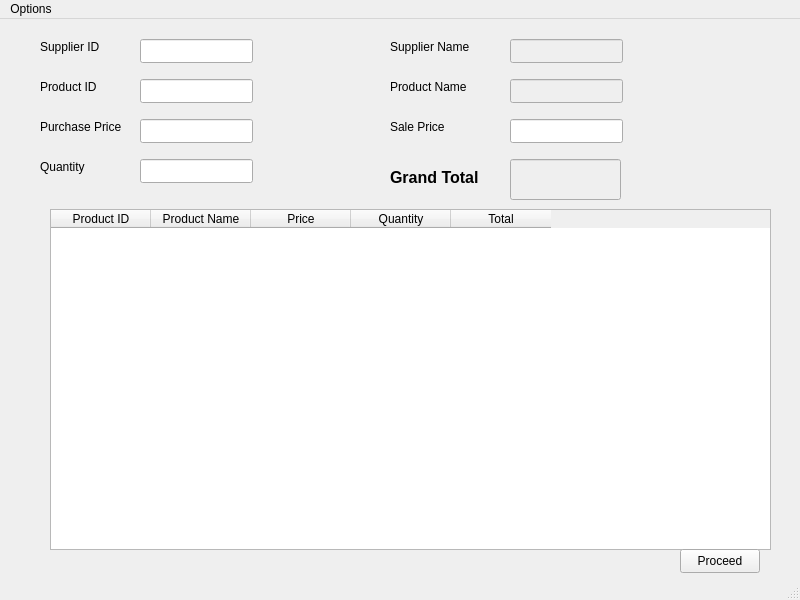
<?xml version="1.0" encoding="UTF-8"?>
<ui version="4.0">
 <class>MainWindow</class>
 <widget class="QMainWindow" name="MainWindow">
  <property name="geometry">
   <rect>
    <x>0</x>
    <y>0</y>
    <width>800</width>
    <height>600</height>
   </rect>
  </property>
  <property name="windowTitle">
   <string>MainWindow</string>
  </property>
  <widget class="QWidget" name="centralwidget">
   <widget class="QLabel" name="label">
    <property name="geometry">
     <rect>
      <x>40</x>
      <y>20</y>
      <width>61</width>
      <height>16</height>
     </rect>
    </property>
    <property name="text">
     <string>Supplier ID</string>
    </property>
   </widget>
   <widget class="QLabel" name="label_2">
    <property name="geometry">
     <rect>
      <x>390</x>
      <y>20</y>
      <width>81</width>
      <height>16</height>
     </rect>
    </property>
    <property name="text">
     <string>Supplier Name</string>
    </property>
   </widget>
   <widget class="QLabel" name="label_3">
    <property name="geometry">
     <rect>
      <x>40</x>
      <y>60</y>
      <width>71</width>
      <height>16</height>
     </rect>
    </property>
    <property name="text">
     <string>Product ID</string>
    </property>
   </widget>
   <widget class="QLabel" name="label_4">
    <property name="geometry">
     <rect>
      <x>390</x>
      <y>60</y>
      <width>81</width>
      <height>16</height>
     </rect>
    </property>
    <property name="text">
     <string>Product Name</string>
    </property>
   </widget>
   <widget class="QLabel" name="label_5">
    <property name="geometry">
     <rect>
      <x>40</x>
      <y>100</y>
      <width>81</width>
      <height>16</height>
     </rect>
    </property>
    <property name="text">
     <string>Purchase Price</string>
    </property>
   </widget>
   <widget class="QLabel" name="label_6">
    <property name="geometry">
     <rect>
      <x>390</x>
      <y>100</y>
      <width>61</width>
      <height>16</height>
     </rect>
    </property>
    <property name="text">
     <string>Sale Price</string>
    </property>
   </widget>
   <widget class="QLabel" name="label_7">
    <property name="geometry">
     <rect>
      <x>40</x>
      <y>140</y>
      <width>49</width>
      <height>16</height>
     </rect>
    </property>
    <property name="text">
     <string>Quantity</string>
    </property>
   </widget>
   <widget class="QLineEdit" name="lineEdit">
    <property name="geometry">
     <rect>
      <x>140</x>
      <y>20</y>
      <width>113</width>
      <height>24</height>
     </rect>
    </property>
   </widget>
   <widget class="QLineEdit" name="lineEdit_2">
    <property name="enabled">
     <bool>false</bool>
    </property>
    <property name="geometry">
     <rect>
      <x>510</x>
      <y>20</y>
      <width>113</width>
      <height>24</height>
     </rect>
    </property>
   </widget>
   <widget class="QLineEdit" name="lineEdit_3">
    <property name="geometry">
     <rect>
      <x>140</x>
      <y>60</y>
      <width>113</width>
      <height>24</height>
     </rect>
    </property>
   </widget>
   <widget class="QLineEdit" name="lineEdit_4">
    <property name="enabled">
     <bool>false</bool>
    </property>
    <property name="geometry">
     <rect>
      <x>510</x>
      <y>60</y>
      <width>113</width>
      <height>24</height>
     </rect>
    </property>
   </widget>
   <widget class="QLineEdit" name="lineEdit_5">
    <property name="geometry">
     <rect>
      <x>140</x>
      <y>100</y>
      <width>113</width>
      <height>24</height>
     </rect>
    </property>
   </widget>
   <widget class="QLineEdit" name="lineEdit_6">
    <property name="geometry">
     <rect>
      <x>510</x>
      <y>100</y>
      <width>113</width>
      <height>24</height>
     </rect>
    </property>
   </widget>
   <widget class="QLineEdit" name="lineEdit_7">
    <property name="geometry">
     <rect>
      <x>140</x>
      <y>140</y>
      <width>113</width>
      <height>24</height>
     </rect>
    </property>
   </widget>
   <widget class="QTableWidget" name="tableWidget">
    <property name="geometry">
     <rect>
      <x>50</x>
      <y>190</y>
      <width>721</width>
      <height>341</height>
     </rect>
    </property>
    <column>
     <property name="text">
      <string>Product ID</string>
     </property>
    </column>
    <column>
     <property name="text">
      <string>Product Name</string>
     </property>
    </column>
    <column>
     <property name="text">
      <string>Price</string>
     </property>
    </column>
    <column>
     <property name="text">
      <string>Quantity</string>
     </property>
    </column>
    <column>
     <property name="text">
      <string>Total</string>
     </property>
    </column>
   </widget>
   <widget class="QLineEdit" name="lineEdit_8">
    <property name="enabled">
     <bool>false</bool>
    </property>
    <property name="geometry">
     <rect>
      <x>510</x>
      <y>140</y>
      <width>111</width>
      <height>41</height>
     </rect>
    </property>
    <property name="text">
     <string/>
    </property>
   </widget>
   <widget class="QLabel" name="label_8">
    <property name="geometry">
     <rect>
      <x>390</x>
      <y>150</y>
      <width>91</width>
      <height>16</height>
     </rect>
    </property>
    <property name="font">
     <font>
      <pointsize>12</pointsize>
      <bold>true</bold>
     </font>
    </property>
    <property name="text">
     <string>Grand Total</string>
    </property>
   </widget>
   <widget class="QPushButton" name="pushButton">
    <property name="geometry">
     <rect>
      <x>680</x>
      <y>530</y>
      <width>80</width>
      <height>24</height>
     </rect>
    </property>
    <property name="text">
     <string>Proceed</string>
    </property>
   </widget>
  </widget>
  <widget class="QMenuBar" name="menubar">
   <property name="geometry">
    <rect>
     <x>0</x>
     <y>0</y>
     <width>800</width>
     <height>21</height>
    </rect>
   </property>
   <widget class="QMenu" name="menuOptions">
    <property name="title">
     <string>Options</string>
    </property>
    <addaction name="actionAdd"/>
    <addaction name="actionOrder"/>
   </widget>
   <addaction name="menuOptions"/>
  </widget>
  <widget class="QStatusBar" name="statusbar"/>
  <action name="actionAdd">
   <property name="text">
    <string>Add</string>
   </property>
  </action>
  <action name="actionOrder">
   <property name="text">
    <string>Order</string>
   </property>
  </action>
 </widget>
 <resources/>
 <connections/>
</ui>
